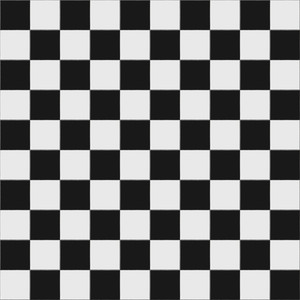
#> input picture figure3.jpg, 300 x 300 px
$ jupyter execute Homography.ipynb
#> lines starting #> are read from the running program, lines starting #| are printed output that depends on the picture; after the words box and inside, x2 and y2 are one past the last pixel; in counts of white or black regions, pixels touching at a corner belong together
[cell 1]
import numpy as np
import cv2
import matplotlib.pyplot as plt

### Harris Corner Detector

[cell 2]
filename = 'figure3.jpg'
img = cv2.imread(filename)
#> img is the input picture: shape (300, 300, 3); mean B, G, R 128.6, 128.6, 128.6
gray = cv2.cvtColor(img, cv2.COLOR_BGR2GRAY)

gray = np.float32(gray)
dst = cv2.cornerHarris(gray, 2, 3, 0.04)
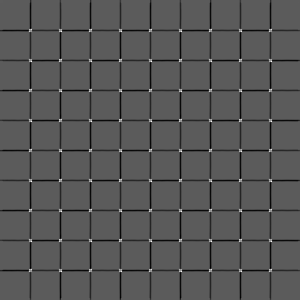
#> dst: shape (300, 300) float32; min -60696968, max 107840384, mean -3265040; drawn with min black and max white

dst = cv2.dilate(dst, None)
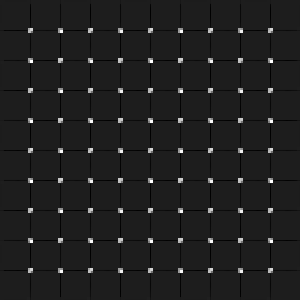
#> dst: shape (300, 300) float32; min -13857006, max 107840384, mean 1166696.2; drawn with min black and max white

img[dst > 0.01*dst.max()] = [255,0,0]
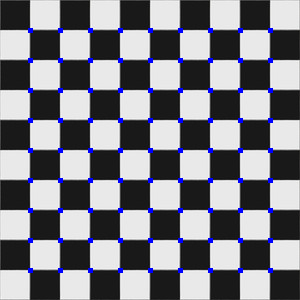
#> img: shape (300, 300, 3); 2.25% of pixels changed, all inside (x1, y1, x2, y2) = (28, 28, 273, 273)

plt.imshow(img)
plt.show()
# if cv2.waitKey(0) & 0xff == 'q':
#     cv2.destroyAllWindows()

$ run again, with figure2.jpg copied over figure3.jpg
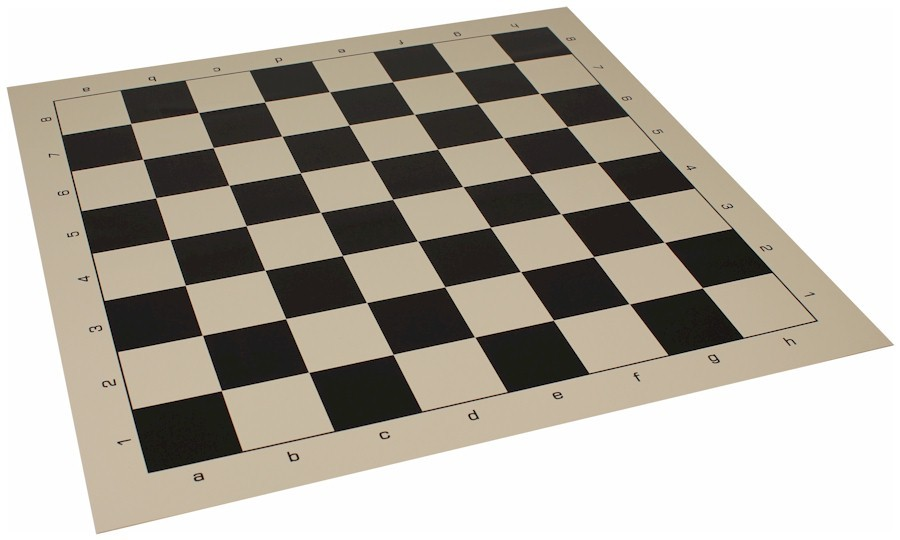
#> input picture figure2.jpg, 900 x 540 px
#> img is the input picture: shape (540, 900, 3); mean B, G, R 165.7, 175.5, 181.2
#> `dst = cv2.dilate(dst, None)`:
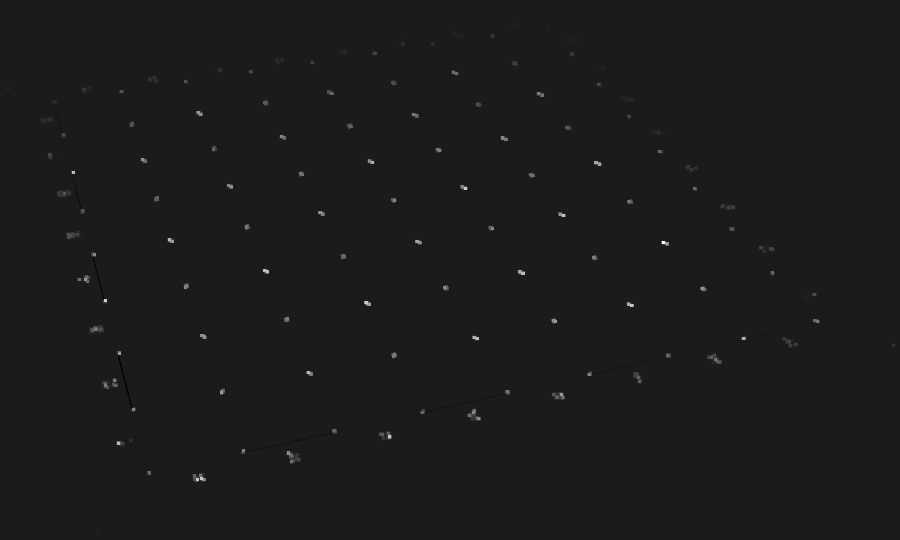
#> dst: shape (540, 900) float32; min -9309914, max 76989024, mean 140753.3; drawn with min black and max white
#> `img[dst > 0.01*dst.max()] = [255,0,0]`:
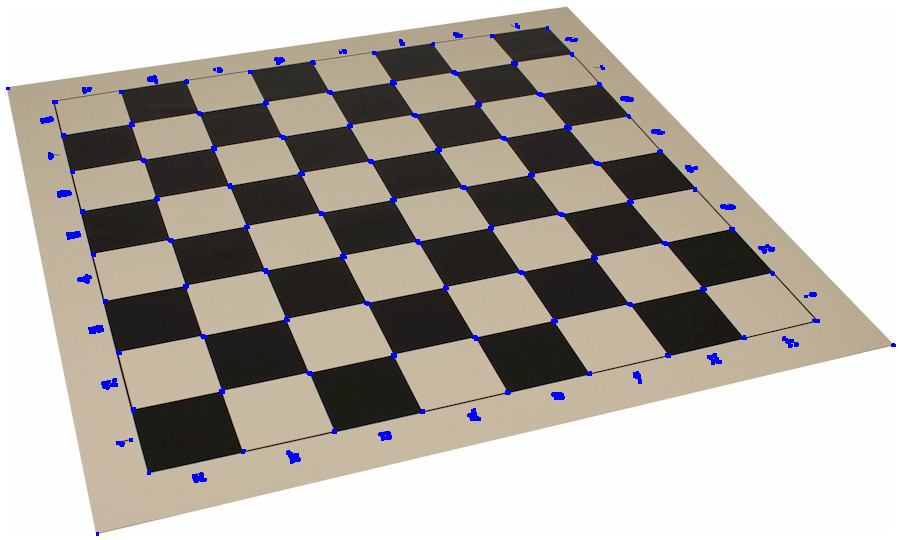
#> img: shape (540, 900, 3); 0.98% of pixels changed, all inside (x1, y1, x2, y2) = (6, 23, 896, 536)
